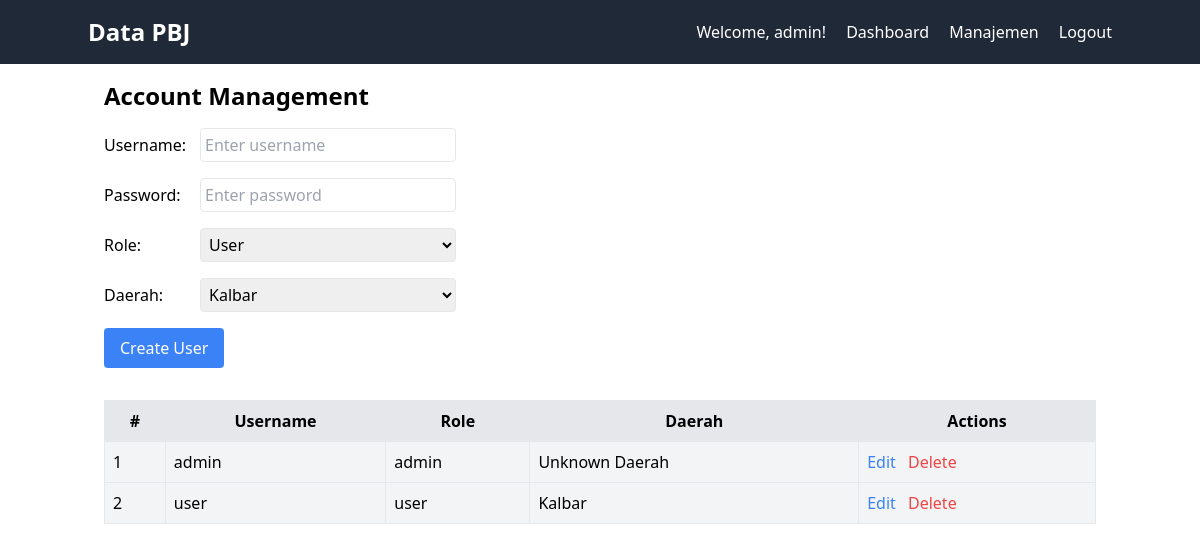
Page /manage-accounts (signed in) on the committed database.
### app.py (models this page shows)
class User(db.Model):
    id = db.Column(db.Integer, primary_key=True)
    username = db.Column(db.String(80), unique=True, nullable=False)
    password = db.Column(db.String(120), nullable=False)
    role = db.Column(db.String(20), nullable=False, default='user')
    daerah_id = db.Column(db.Integer, db.ForeignKey('daerah.id'))  # Add the foreign key
    daerah = db.relationship('Daerah', backref='users')  # Establish the relationship

class Daerah(db.Model):
    id = db.Column(db.Integer, primary_key=True)
    name = db.Column(db.String(100), unique=True, nullable=False)

### app.py (the view)
@app.route('/manage-accounts')
def manage_accounts():
    if 'user_id' in session:
        user = User.query.get(session['user_id'])
        if user.role == 'admin':
            users = User.query.all()  # Get all users
            users_json = [{'id': user.id, 'username': user.username, 'role': user.role, 'daerah_id': user.daerah_id} for user in users]
            daerah_objects = Daerah.query.all()  # Get all daerah as objects
            daerah_list = [{'id': daerah.id, 'name': daerah.name} for daerah in daerah_objects]  # Serialize daerah objects
            def get_daerah_name(daerah_id):
                daerah = next((item for item in daerah_list if item["id"] == daerah_id), None)
                return daerah["name"] if daerah else 'Unknown Daerah'
            return render_template('manage_accounts.html', user=user, users=users_json,daerah_list=daerah_list,get_daerah_name=get_daerah_name)  # Pass the user and users to the template
        else:
            flash('You do not have permission to access this page.', 'danger')
            return redirect(url_for('dashboard'))
    else:
        return redirect(url_for('login'))

### templates/manage_accounts.html (shortened to what this page needs)
{% extends 'base.html' %}
{% block content %}
    <h2 class="text-2xl font-semibold mb-4">Account Management</h2>
    <div class="flex items-center mb-4">
        <label class="w-24">Username:</label>
        <input type="text" id="createUsername" class="border rounded p-1 w-64" placeholder="Enter username">
    </div>
    <div class="flex items-center mb-4">
        <label class="w-24">Password:</label>
        <input type="password" id="createPassword" class="border rounded p-1 w-64" placeholder="Enter password">
    </div>
    <div class="flex items-center mb-4">
        <label class="w-24">Role:</label>
        <select id="createRole" class="border rounded p-1 w-64">
            <option value="user">User</option>
        </select>
    </div>
    <div class="flex items-center mb-4">
        <label class="w-24">Daerah:</label>
        <select id="createDaerah" class="border rounded p-1 w-64">
            {% for daerah in daerah_list %}
                <option value="{{ daerah.id }}">{{ daerah.name }}</option>
            {% endfor %}
        </select>
    </div>
    <button id="createUserBtn" class="bg-blue-500 text-white py-2 px-4 rounded hover:bg-blue-600">Create User</button>
    <table class="border-collapse border w-full mt-8">
        <thead>
            <tr class="bg-gray-200">
                <th class="border p-2">#</th>
                <th class="border p-2">Username</th>
                <th class="border p-2">Role</th>
                <th class="border p-2">Daerah</th>
                <th class="border p-2">Actions</th>
            </tr>
        </thead>
        <tbody>
            {% for user in users %}
                <tr class="bg-gray-100">
                    <td class="border p-2">{{ loop.index }}</td>
                    <td class="border p-2">{{ user.username }}</td>
                    <td class="border p-2">{{ user.role }}</td>
                    <td class="border p-2">{{ get_daerah_name(user.daerah_id) }}</td>
                    <td class="border p-2">
                        <a href="#" class="text-blue-500 hover:underline edit-btn" data-id="{{ user.id }}">Edit</a>
                        <a href="{{ url_for('delete_account', id=user.id) }}" class="text-red-500 hover:underline ml-2">Delete</a>
                    </td>
                </tr>
            {% endfor %}
        </tbody>
    </table>
{% endblock %}

### templates/navbar.html (shortened to what this page needs)
<nav class="bg-gray-800 text-white p-4">
    <div class="container mx-auto flex justify-between items-center">
        <a href="{{ url_for('dashboard') }}" class="text-2xl font-semibold hover:underline">Data PBJ</a>
        <div class="space-x-4">
            <span>Welcome, {{ user.username }}!</span>
            <a href="{{ url_for('dashboard') }}" class="hover:underline">Dashboard</a>
            {% if user.role == 'admin' %}
            <div class="relative inline-block group">
                <button class="hover:underline focus:outline-none">Manajemen</button>
            </div>
            {% endif %}
            <a href="{{ url_for('logout') }}" class="hover:underline">Logout</a>
        </div>
    </div>
</nav>

### rows in the picture
User: username "admin", role "admin", get_daerah_name "Unknown Daerah"
User: username "user", role "user"
Daerah: name "Kalbar"

### other values in the picture
form field value "Kalbar"
